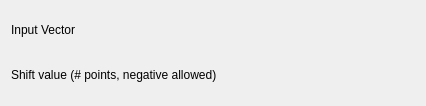
<ui version="4.0" >
 <class>ShiftConfig</class>
 <widget class="QWidget" name="ShiftConfig" >
  <property name="geometry" >
   <rect>
    <x>0</x>
    <y>0</y>
    <width>426</width>
    <height>106</height>
   </rect>
  </property>
  <property name="minimumSize" >
   <size>
    <width>400</width>
    <height>0</height>
   </size>
  </property>
  <layout class="QVBoxLayout" name="verticalLayout" >
   <item>
    <layout class="QHBoxLayout" name="horizontalLayout_2" >
     <item>
      <widget class="QLabel" name="label_3" >
       <property name="sizePolicy" >
        <sizepolicy vsizetype="Fixed" hsizetype="Fixed" >
         <horstretch>0</horstretch>
         <verstretch>0</verstretch>
        </sizepolicy>
       </property>
       <property name="text" >
        <string>Input Vector</string>
       </property>
       <property name="wordWrap" >
        <bool>false</bool>
       </property>
      </widget>
     </item>
     <item>
      <spacer name="horizontalSpacer" >
       <property name="orientation" >
        <enum>Qt::Horizontal</enum>
       </property>
       <property name="sizeHint" stdset="0" >
        <size>
         <width>40</width>
         <height>20</height>
        </size>
       </property>
      </spacer>
     </item>
     <item>
      <widget class="Kst::VectorSelector" native="1" name="_vector" >
       <property name="sizePolicy" >
        <sizepolicy vsizetype="Preferred" hsizetype="Expanding" >
         <horstretch>0</horstretch>
         <verstretch>0</verstretch>
        </sizepolicy>
       </property>
      </widget>
     </item>
    </layout>
   </item>
   <item>
    <layout class="QHBoxLayout" name="horizontalLayout" >
     <item>
      <widget class="QLabel" name="label_4" >
       <property name="sizePolicy" >
        <sizepolicy vsizetype="Fixed" hsizetype="Fixed" >
         <horstretch>0</horstretch>
         <verstretch>0</verstretch>
        </sizepolicy>
       </property>
       <property name="text" >
        <string>Shift value (# points, negative allowed)</string>
       </property>
       <property name="wordWrap" >
        <bool>false</bool>
       </property>
      </widget>
     </item>
     <item>
      <spacer name="horizontalSpacer_2" >
       <property name="orientation" >
        <enum>Qt::Horizontal</enum>
       </property>
       <property name="sizeHint" stdset="0" >
        <size>
         <width>40</width>
         <height>20</height>
        </size>
       </property>
      </spacer>
     </item>
     <item>
      <widget class="Kst::ScalarSelector" native="1" name="_scalarShift" />
     </item>
    </layout>
   </item>
  </layout>
 </widget>
 <layoutdefault spacing="6" margin="11" />
 <customwidgets>
  <customwidget>
   <class>Kst::VectorSelector</class>
   <extends>QWidget</extends>
   <header>vectorselector.h</header>
  </customwidget>
  <customwidget>
   <class>Kst::ScalarSelector</class>
   <extends>QWidget</extends>
   <header>scalarselector.h</header>
  </customwidget>
 </customwidgets>
 <resources/>
 <connections/>
</ui>
